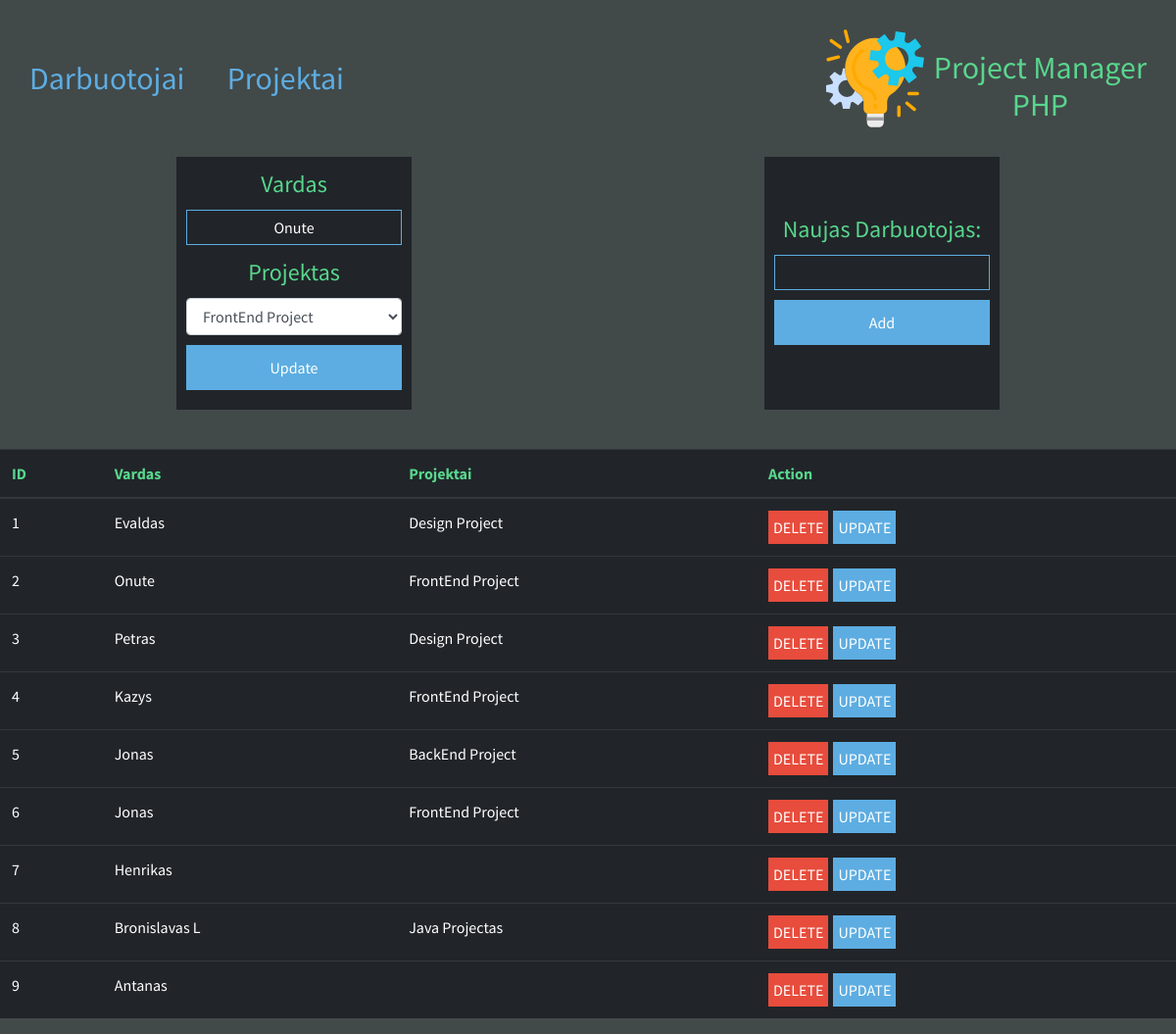
Screenshot of /?path=employee&updateEmp=Onute&id=3&pr=1 with the database file from the repository.
### tables this page shows
CREATE TABLE `employee` (
  `id` int(11) NOT NULL AUTO_INCREMENT,
  `name` varchar(45) NOT NULL,
  `project_id` int(11) DEFAULT NULL,
  PRIMARY KEY (`id`),
  KEY `project_id_idx` (`project_id`),
  CONSTRAINT `project_id` FOREIGN KEY (`project_id`) REFERENCES `projects` (`id`) ON DELETE SET NULL ON UPDATE CASCADE
);

CREATE TABLE `projects` (
  `id` int(11) NOT NULL AUTO_INCREMENT,
  `name` varchar(45) NOT NULL,
  PRIMARY KEY (`id`)
);

### index.php (the view, shortened to what this page needs)
<!DOCTYPE html>
<html lang="en">
<head>
    <link rel="stylesheet" href="https://stackpath.bootstrapcdn.com/bootstrap/4.1.3/css/bootstrap.min.css">
    <link rel="stylesheet" href="Tools/styles.css">
</head>
<body>
    <header>
        <div class="linkai">
            <a href="?path=employee">Darbuotojai</a>
            <a href="?path=projects">Projektai</a>
        </div>
        <div class="logo">
            <img src="./logo/project-management.svg" alt="">
            <div class="textLogo">
                <h2>Project Manager</h2>
                <h2>PHP</h2>
            </div>
        </div>
    </header>
    <div id=update_add_forms>
        <?php
        include "./Tools/helper.php";
        if ($_GET['path'] == "employee" || $_GET['path'] == "") {
            echo "
            <form  id=addForm method=post>
            <label>Naujas Darbuotojas:</label>
            <input type=text name='newEmp' >
            <input type=submit name='addNew' value=Add>
            </form>
        ";
        } else if ($_GET['path'] == "projects") {
            echo "
        <form  id=addForm method=post>
        <label>Naujas Projektas:</label>
        <input type=text name='newPr' >
        <input type=submit name='addNew' value=Add>
        </form>
    ";
        }
        ?>
    </div>
    <table class="table table-hover table-dark">
        <thead>
            <tr>
                <th scope="col">ID</th>
                <?php
                if ($_GET['path'] == "employee") {
                    echo "<th scope=col>Vardas</th>";
                    echo "<th scope=col> Projektai</th>";
                } else if ($_GET['path'] == "projects") {
                    echo "<th scope=col>Projektas</th>";
                    echo "<th scope=col> Darbuotojai</th>";
                } else {
                    echo "<th scope=col>Vardas</th>";
                    echo "<th scope=col> Projektai</th>";
                }
                ?>
                <th scope="col">Action</th>
            </tr>
        </thead>
        <tbody>
            <?php
            if ($_GET['path'] == "employee" || $_GET['path'] == "") {
                $sql = "SELECT employee.id as nr, employee.name as vardas, employee.project_id as prId, projects.name as projektas
                FROM employee
                LEFT JOIN projects ON employee.project_id = projects.id
                ORDER BY nr;";
                $result = mysqli_query($conn, $sql);
                if (mysqli_num_rows($result) > 0) {
                    while ($row = mysqli_fetch_assoc($result)) {
                        $index++;
                        print('<tr>'
                            . '<td>' . $index . '</td>'
                            . '<td>' . $row['vardas'] . '</td>'
                            . '<td>' . $row['projektas'] . '</td>'
                            . '<td>' . '<a href="?action=deleteEmp&id='  . $row['nr'] . '"><button id=deleteBtn >DELETE</button></a>' .
                            '<a href="?path=employee&updateEmp='  . rawurlencode($row['vardas']) . '&id=' . $row['nr'] .   '&pr=' . $row['prId'] .  '"  ><button id=updateBtn >UPDATE</button></a>'
                            .  '</td>'
                            . '</tr>');
                    }
                }
            } else if ($_GET['path'] == "projects") {
                $sql =  "SELECT ANY_VALUE(projects.id) as numeris, projects.name as projektas , GROUP_CONCAT(employee.name SEPARATOR', ') as vardas
                        FROM projects
                        LEFT JOIN employee ON employee.project_id = projects.id
                        GROUP BY projektas
                        ORDER BY numeris;
                        ";
                $result = mysqli_query($conn, $sql);
                if (mysqli_num_rows($result) > 0) {
                    while ($row = mysqli_fetch_assoc($result)) {
                        $index++;
                        print('<tr>'
                            . '<td>' . $index . '</td>'
                            . '<td>' . $row['projektas'] . '</td>'
                            . '<td>' . $row['vardas'] . '</td>'
                            . '<td>' . '<a href="?action=deletePr&id='  . $row['numeris'] . '"><button id=deleteBtn>DELETE</button></a>' .
                            '<a href="?path=projects&updatePr=' . $row['projektas'] . '&id=' . $row['numeris'] . '"><button id=updateBtn>UPDATE</button></a>'
                            . '</td>'
                            . '</tr>');
                    }
                }
            }
            ?>
        </tbody>
    </table>
</body>
</html>

### Tools/styles.css (style rules this page uses)
body { background-color: #424949; font-family: "Source Sans Pro", sans-serif; }
header { margin-top: 30px; margin-bottom: 30px; height: 100px; display: -webkit-box; display: -ms-flexbox; display: flex; -webkit-box-align: center; -ms-flex-align: center; align-items: center; -webkit-box-pack: justify; -ms-flex-pack: justify; justify-content: space-between; }
header a { color: #5dade2; margin-right: 10px; margin-left: 30px; font-size: 2rem; text-decoration: none; -webkit-transition: 0.3s; transition: 0.3s; }
.logo { display: -webkit-box; display: -ms-flexbox; display: flex; margin-right: 30px; -webkit-box-align: center; -ms-flex-align: center; align-items: center; -webkit-box-pack: center; -ms-flex-pack: center; justify-content: center; color: #58d68d; }
.logo img { width: 100px; margin-right: 10px; }
.logo .textLogo { text-align: center; -webkit-transform: translateY(8px); transform: translateY(8px); }
.logo .textLogo h2 { margin-bottom: 0px; }
th { color: #58d68d; }
#updateForm, #addForm { background-color: #212529; width: 20%; display: -webkit-box; display: -ms-flexbox; display: flex; -webkit-box-orient: vertical; -webkit-box-direction: normal; -ms-flex-direction: column; flex-direction: column; -webkit-box-pack: center; -ms-flex-pack: center; justify-content: center; margin-bottom: 40px; text-align: center; padding: 10px; }
#updateForm label, #addForm label { color: #58d68d; font-size: 1.5rem; }
#updateForm input, #addForm input { width: 100%; text-align: center; margin-bottom: 10px; background-color: #212529; border: none; color: white; border: solid 1px #5dade2; padding: 5px; outline: none; }
#updateForm input[type="submit"], #addForm input[type="submit"] { padding: 10px; background-color: #5dade2; cursor: pointer; -webkit-transition: 0.3s; transition: 0.3s; }
button { cursor: pointer; margin-right: 5px; border: none; padding: 5px; color: white; }
#updateBtn { background-color: #5dade2; -webkit-transition: 0.3s; transition: 0.3s; }
#deleteBtn { background-color: #e74c3c; -webkit-transition: 0.3s; transition: 0.3s; }
#update_add_forms { display: -webkit-box; display: -ms-flexbox; display: flex; -ms-flex-pack: distribute; justify-content: space-around; }

### rows the page displays
employee: name "Evaldas", project.name "Design Project"
employee: name "Onute", project.name "FrontEnd Project"
employee: name "Petras", project.name "Design Project"
employee: name "Kazys", project.name "FrontEnd Project"
employee: name "Jonas", project.name "BackEnd Project"
employee: name "Jonas", project.name "FrontEnd Project"
employee: name "Henrikas"
employee: name "Bronislavas L", project.name "Java Projectas"
employee: name "Antanas"

### other values shown
form field prId "FrontEnd Project"
